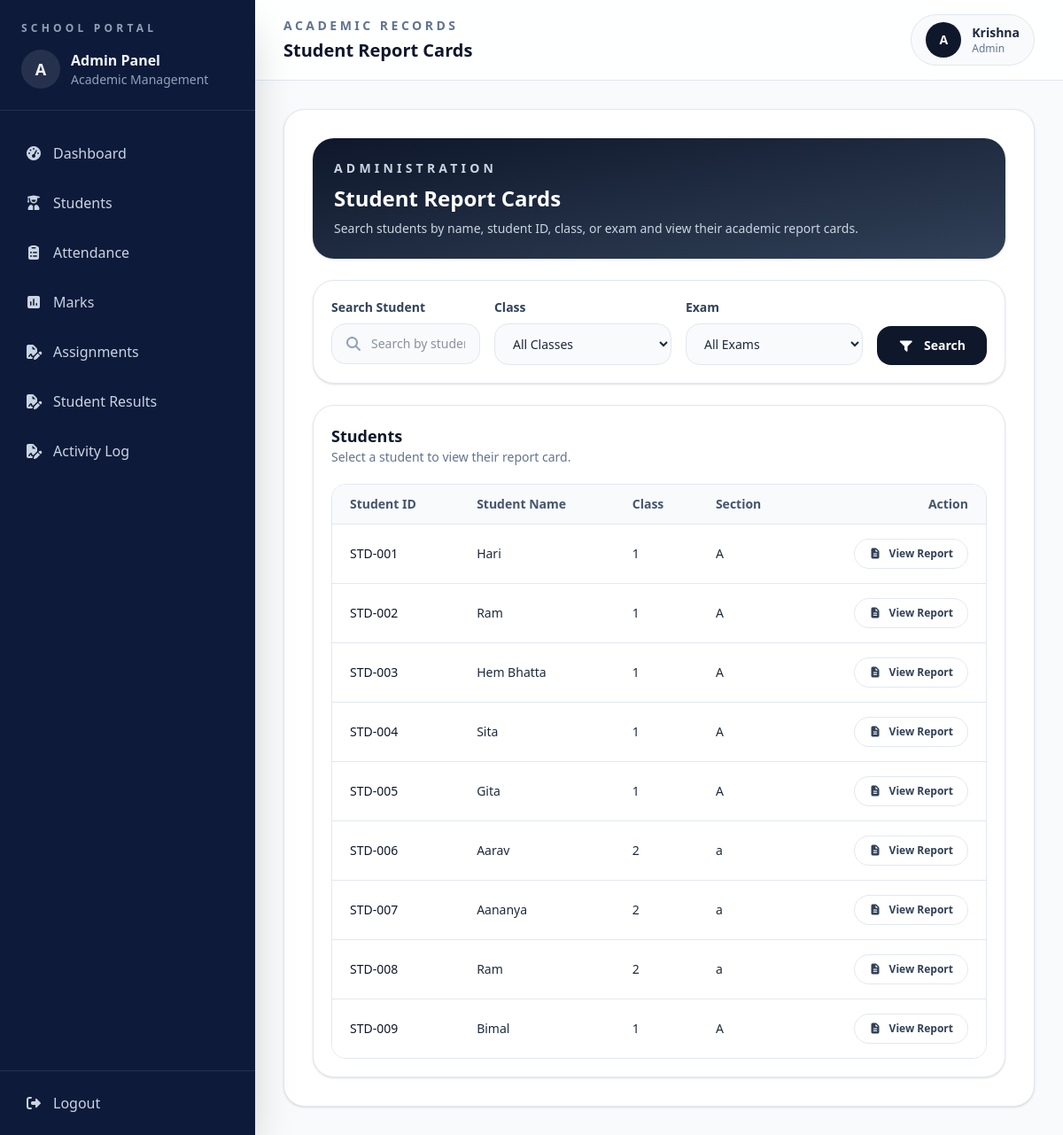
The page /students/admin/report-cards/ (signed in) on the database its author committed.
### accounts/models.py (models this page shows, shortened)
class User(AbstractUser):
    ROLE_CHOICES = (("ADMIN", "Admin"), ("TEACHER", "Teacher"))
    role = models.CharField(max_length=20, choices=ROLE_CHOICES, default="TEACHER")

### students/models.py (models this page shows, shortened)
class Student(models.Model):
    name = models.CharField(max_length=50)
    classroom = models.ForeignKey(
        ClassRoom, on_delete=models.CASCADE, related_name="students"
    )
    address = models.TextField(blank=True, null=True)
    phone = models.CharField(max_length=10, blank=True)
    date_of_birth = models.DateField(default="2000-01-01")

class ClassRoom(models.Model):
    name = models.CharField(max_length=50)
    section = models.CharField(max_length=10)
    teacher = models.ForeignKey(
        User, on_delete=models.SET_NULL, null=True, limit_choices_to={"role": "TEACHER"}
    )

### students/views.py (the view, shortened to what this page needs)
@login_required
def admin_report_cards(request):
    search = request.GET.get("search", "").strip()
    classroom_id = request.GET.get("classroom", "").strip()
    exam_name = request.GET.get("exam_name", "").strip()
    students = Student.objects.select_related(
        "classroom"
    ).all()
    if classroom_id:
        students = students.filter(
            classroom_id=classroom_id
        )
    if exam_name:
        students = students.filter(
            marks__exam_name__iexact=exam_name
        ).distinct()
    classrooms = ClassRoom.objects.all().order_by("name")
    exam_names = (
        Marks.objects
        .values_list("exam_name", flat=True)
        .distinct()
        .order_by("exam_name")
    )
    context = {
        "students": students,
        "classrooms": classrooms,
        "exam_names": exam_names,
        "search": search,
        "selected_classroom": classroom_id,
        "selected_exam": exam_name,
    }
    return render(
        request,
        "students/admin_report_card.html",
        context
    )

### students/templates/students/admin_report_card.html (shortened to what this page needs)
{% extends 'adminbase.html' %}
{% block page_label %}Academic Records{% endblock %}
{% block page_title %}Student Report Cards{% endblock %}
{% block content %}
<div class="space-y-6">
    <section class="rounded-3xl bg-gradient-to-br from-slate-900 to-slate-700 p-6 text-white shadow-sm">
        <p class="text-sm font-semibold uppercase tracking-[0.3em] text-slate-300">
            Administration
        </p>
        <h2 class="mt-2 text-2xl font-semibold">
            Student Report Cards
        </h2>
        <p class="mt-2 max-w-2xl text-sm text-slate-300">
            Search students by name, student ID, class, or exam and view their academic report cards.
        </p>
    </section>
    <section class="rounded-3xl border border-slate-200 bg-white p-5 shadow-sm">
        <form method="GET">
            <div class="grid gap-4 lg:grid-cols-[1fr_200px_200px_auto]">
                <div>
                    <label class="mb-2 block text-sm font-semibold text-slate-700">
                        Search Student
                    </label>
                    <div class="flex items-center gap-3 rounded-2xl border border-slate-200 bg-slate-50 px-4 py-3">
                        <i class="fa-solid fa-magnifying-glass text-slate-400"></i>
                        <input
                            type="text"
                            name="search"
                            value="{{ search }}"
                            placeholder="Search by student name or ID"
                            class="w-full border-0 bg-transparent text-sm outline-none"
                        >
                    </div>
                </div>
                <div>
                    <label class="mb-2 block text-sm font-semibold text-slate-700">
                        Class
                    </label>
                    <select
                        name="classroom"
                        class="w-full rounded-2xl border border-slate-200 bg-slate-50 px-4 py-3 text-sm outline-none focus:border-slate-400"
                    >
                        <option value="">
                            All Classes
                        </option>
                    </select>
                </div>
                <div>
                    <label class="mb-2 block text-sm font-semibold text-slate-700">
                        Exam
                    </label>
                    <select
                        name="exam_name"
                        class="w-full rounded-2xl border border-slate-200 bg-slate-50 px-4 py-3 text-sm outline-none focus:border-slate-400"
                    >
                        <option value="">
                            All Exams
                        </option>
                    </select>
                </div>
                <div class="flex items-end">
                    <button
                        type="submit"
                        class="w-full rounded-2xl bg-slate-900 px-6 py-3 text-sm font-semibold text-white transition hover:bg-slate-700 lg:w-auto"
                    >
                        <i class="fa-solid fa-filter mr-2"></i>
                        Search
                    </button>
                </div>
            </div>
        </form>
    </section>
    <section class="rounded-3xl border border-slate-200 bg-white p-5 shadow-sm">
        <div class="mb-5">
            <h3 class="text-lg font-semibold text-slate-900">
                Students
            </h3>
            <p class="text-sm text-slate-500">
                Select a student to view their report card.
            </p>
        </div>
        <div class="overflow-hidden rounded-2xl border border-slate-200">
            <div class="overflow-x-auto">
                <table class="min-w-full divide-y divide-slate-200 text-left text-sm">
                    <thead class="bg-slate-50 text-slate-600">
                        <tr>
                            <th class="px-5 py-3 font-semibold">
                                Student ID
                            </th>
                            <th class="px-5 py-3 font-semibold">
                                Student Name
                            </th>
                            <th class="px-5 py-3 font-semibold">
                                Class
                            </th>
                            <th class="px-5 py-3 font-semibold">
                                Section
                            </th>
                            <th class="px-5 py-3 text-right font-semibold">
                                Action
                            </th>
                        </tr>
                    </thead>
                    <tbody class="divide-y divide-slate-200 bg-white">
                        {% for student in students %}
                        <tr class="hover:bg-slate-50">
                            <td class="px-5 py-4 font-medium text-slate-900">
                                STD-00{{ student.id }}
                            </td>
                            <td class="px-5 py-4">
                                {{ student.name | title}}
                            </td>
                            <td class="px-5 py-4">
                                {{ student.classroom.name }}
                            </td>
                            <td class="px-5 py-4">
                                {{ student.classroom.section }}
                            </td>
                            <td class="px-5 py-4 text-right">
                                <a
                                    href="{% url 'admin-student-report-card' student_id=student.id %}{% if selected_exam %}?exam_name={{ selected_exam|urlencode }}{% endif %}"
                                    class="inline-flex items-center gap-2 rounded-full border border-slate-200 bg-white px-4 py-2                               text-xs font-semibold text-slate-700 transition hover:border-slate-300 hover:bg-slate-50"
                                >
                                    <i class="fa-solid fa-file-lines"></i>
                                    View Report
                                </a>
                            </td>
                        </tr>
                        {% endfor %}
                    </tbody>
                </table>
            </div>
        </div>
    </section>
</div>
{% endblock %}

### templates/adminbase.html (shortened to what this page needs)
{% load static %}
<!doctype html>
<html lang="en">
<head>
<script src="https://cdn.jsdelivr.net/npm/@tailwindcss/browser@4"></script>
<link rel="stylesheet"
      href="https://cdnjs.cloudflare.com/ajax/libs/font-awesome/7.0.1/css/all.min.css"
 />
</head>
<body class="bg-slate-50 text-slate-800">
<div class="min-h-screen bg-slate-50">
  {% include 'adminsidebar.html' %}
  <div class="min-h-screen lg:ml-72">
    <header class="border-b border-slate-200 bg-white/90 px-4 py-4 sm:px-6 lg:px-8">
      <div class="flex flex-col gap-4 sm:flex-row sm:items-center sm:justify-between">
        <div>
          <p class="text-sm font-semibold uppercase tracking-[0.25em] text-slate-500">
            {% block page_label %}{% endblock %}
          </p>
          <h1 class="mt-1 text-xl font-semibold text-slate-900">
            {% block page_title %}{% endblock %}
          </h1>
        </div>
        <div class="flex items-center gap-3 rounded-full border border-slate-200 bg-slate-50 px-4 py-2">
          <div class="flex h-10 w-10 items-center justify-center rounded-full bg-slate-900 text-sm font-semibold text-white">
            A
          </div>
          <div>
            <p class="text-sm font-semibold text-slate-800">
              {{ request.user.username | title}}
            </p>
            <p class="text-xs text-slate-500">
              {{ request.user.role | title}}
            </p>
          </div>
        </div>
      </div>
    </header>
    <main class="p-4 sm:p-6 lg:p-8">
      <div class="rounded-3xl border border-slate-200 bg-white p-4 shadow-sm sm:p-6 lg:p-8">
        {% block content %}
        {% endblock content %}
      </div>
    </main>
  </div>
</div>
</body>
</html>

### rows shown on the page
User: user.username "Krishna", user.role "Admin"
Student: id "1", name "Hari", classroom.name "1", classroom.section "A"
Student: id "2", name "Ram", classroom.name "1", classroom.section "A"
Student: id "3", name "Hem Bhatta", classroom.name "1", classroom.section "A"
Student: id "4", name "Sita", classroom.name "1", classroom.section "A"
Student: id "5", name "Gita", classroom.name "1", classroom.section "A"
Student: id "6", name "Aarav", classroom.name "2", classroom.section "a"
Student: id "7", name "Aananya", classroom.name "2", classroom.section "a"
Student: id "8", name "Ram", classroom.name "2", classroom.section "a"
Student: id "9", name "Bimal", classroom.name "1", classroom.section "A"
